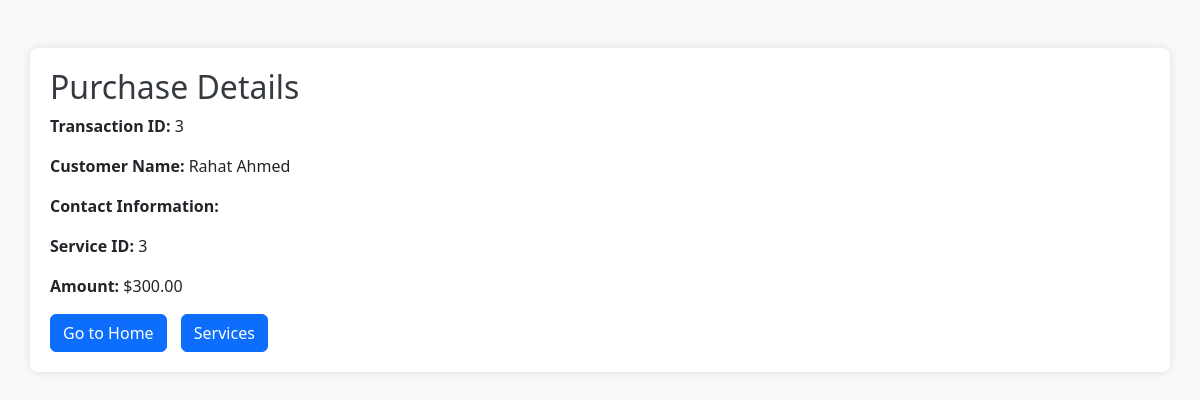
Page /purchase_details.php?transaction_id=3 on the committed database.
### tables this page shows
CREATE TABLE `transactions1` (
  `transaction_id` int(11) NOT NULL,
  `customer_id` int(11) NOT NULL,
  `customer_name` varchar(255) NOT NULL,
  `contact_info` text DEFAULT NULL,
  `service_id` int(11) NOT NULL,
  `amount` decimal(10,2) NOT NULL,
  `transaction_date` timestamp NOT NULL DEFAULT current_timestamp()
);

### purchase_details.php (the view, shortened to what this page needs)
<?php
$servername = "localhost";
$username = "root";
$password = "";
$database = "projmr1";
$conn = new mysqli($servername, $username, $password, $database);
if (isset($_GET['transaction_id'])) {
    $transaction_id = $_GET['transaction_id'];
    $result = $conn->query("SELECT * FROM transactions1 WHERE transaction_id = $transaction_id");
    $transaction = $result->fetch_assoc();
} else {
    die("No transaction selected.");
}
?>
<!DOCTYPE html>
<html lang="en">
<head>
    <link rel="stylesheet" href="https://cdn.jsdelivr.net/npm/bootstrap@5.3.0-alpha3/dist/css/bootstrap.min.css">
</head>
<body>
    <div class="container mt-5">
        <h2>Purchase Details</h2>
        <p><strong>Transaction ID:</strong> <?= htmlspecialchars($transaction['transaction_id']) ?></p>
        <p><strong>Customer Name:</strong> <?= htmlspecialchars($transaction['customer_name']) ?></p>
        <p><strong>Contact Information:</strong> <?= htmlspecialchars($transaction['contact_info']) ?></p>
        <p><strong>Service ID:</strong> <?= htmlspecialchars($transaction['service_id']) ?></p>
        <p><strong>Amount:</strong> $<?= number_format($transaction['amount'], 2) ?></p>
        <a href="index.php" class="btn btn-primary">Go to Home</a>
        <a href="service.php" class="btn btn-primary">Services</a>
    </div>
</body>
</html>

### purchase_details.php (style rules this page uses)
body { background-color: #f8f9fa; }
.container { background-color: #ffffff; padding: 20px; border-radius: 8px; box-shadow: 0 0 10px rgba(0, 0, 0, 0.1); }
h2 { color: #343a40; }
.btn-primary { margin-right: 10px; }

### rows in the picture
transactions1: transaction_id "3", customer_name "Rahat Ahmed", service "3", amount "300.00"
